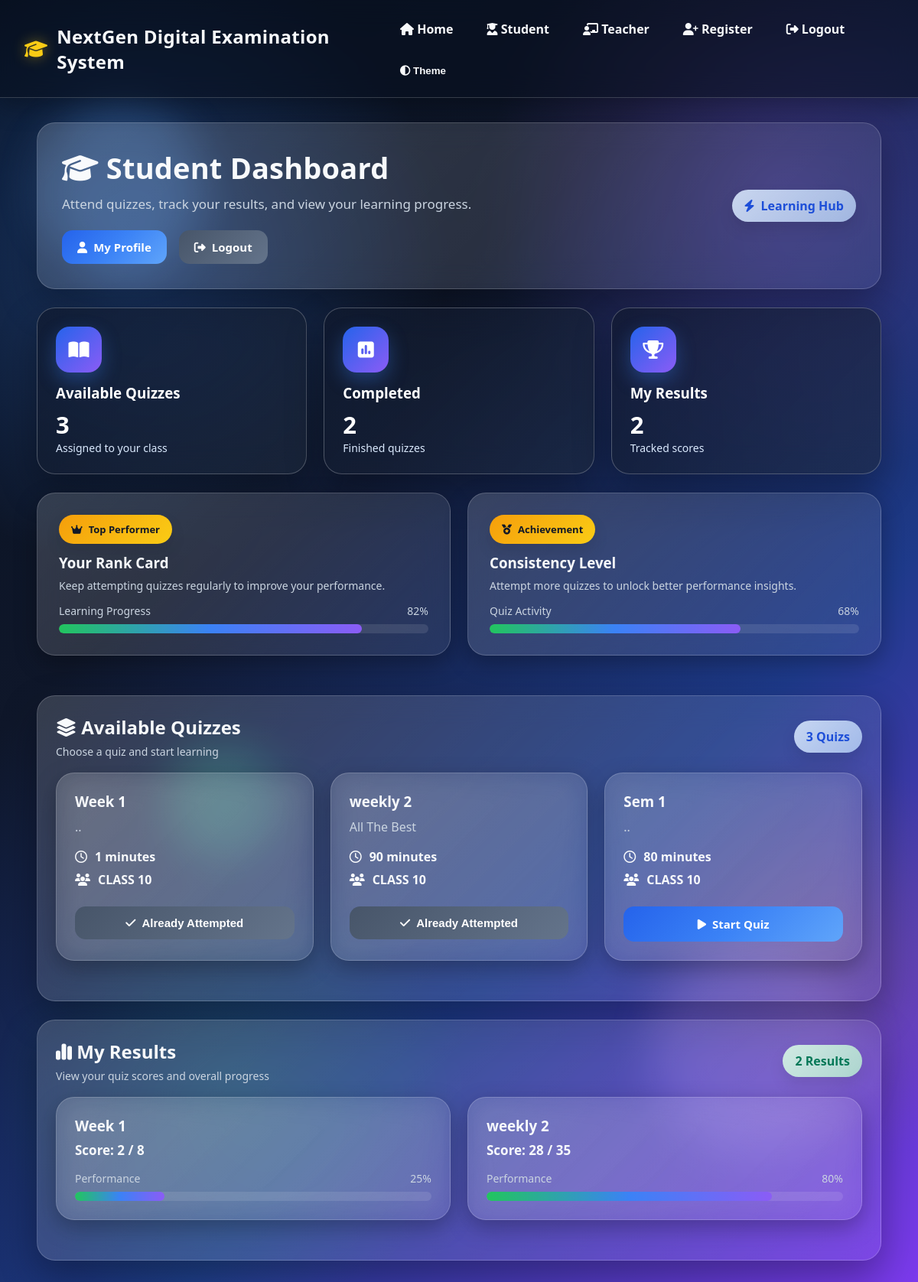
The page /student-dashboard/ (signed in) on the database its author committed.
### quiz/models.py (models this page shows, shortened)
class Quiz(models.Model):
    title = models.CharField(max_length=200)
    description = models.TextField()
    time_limit = models.IntegerField()
    target_class = models.ForeignKey(StudentClass, on_delete=models.CASCADE)

class StudentClass(models.Model):
    name = models.CharField(max_length=100)
    def __str__(self):
        return self.name

### quiz/views.py (the view)
# urls.py: path('student-dashboard/', views.student_dashboard_view, name='student-dashboard'),
@login_required
def student_dashboard_view(request):
    try:
        student_profile = StudentProfile.objects.get(user=request.user)
    except StudentProfile.DoesNotExist:
        return render(request, 'quiz/student_dashboard.html', {
            'quizzes': [],
            'scores': [],
            'score_data': [],
            'attempted_quiz_ids': [],
            'error': 'Your class is not assigned yet. Please contact admin.'
        })
    quizzes = Quiz.objects.filter(target_class=student_profile.student_class)
    scores = Score.objects.filter(student=request.user).select_related('quiz')
    attempts = QuizAttempt.objects.filter(student=request.user, completed=True)
    attempted_quiz_ids = [attempt.quiz.id for attempt in attempts]
    score_data = []
    for score in scores:
        questions = Question.objects.filter(quiz=score.quiz)
        total_marks = sum(q.marks for q in questions)
        percentage = 0
        if total_marks > 0:
            percentage = int((score.score / total_marks) * 100)
        score_data.append({
            'quiz': score.quiz,
            'score': score.score,
            'total_marks': total_marks,
            'percentage': percentage
        })
    return render(request, 'quiz/student_dashboard.html', {
        'quizzes': quizzes,
        'scores': scores,
        'score_data': score_data,
        'attempted_quiz_ids': attempted_quiz_ids
    })

### templates/quiz/student_dashboard.html (shortened to what this page needs)
{% extends 'quiz/base.html' %}
{% block content %}
<div class="student-dashboard">
    <div class="hero-card dashboard-hero">
        <div class="hero-content">
            <h1 class="dashboard-title">
                <i class="fa-solid fa-graduation-cap"></i> Student Dashboard
            </h1>
            <p class="subtitle">
                Attend quizzes, track your results, and view your learning progress.
            </p>
            <div style="margin-top: 15px; display: flex; gap: 10px; flex-wrap: wrap;">
                <a href="{% url 'student-profile' %}" class="btn btn-primary">
                    <i class="fa-solid fa-user"></i> My Profile
                </a>
                <a href="{% url 'logout' %}" class="btn btn-secondary">
                    <i class="fa-solid fa-right-from-bracket"></i> Logout
                </a>
            </div>
        </div>
        <div class="hero-badge">
            <i class="fa-solid fa-bolt"></i> Learning Hub
        </div>
    </div>
    <div class="stats-grid premium-stats">
        <div class="stat-card premium-card">
            <div class="stat-icon"><i class="fa-solid fa-book-open"></i></div>
            <h3>Available Quizzes</h3>
            <p class="big">{{ quizzes|length }}</p>
            <div class="small-text">Assigned to your class</div>
        </div>
        <div class="stat-card premium-card">
            <div class="stat-icon"><i class="fa-solid fa-square-poll-vertical"></i></div>
            <h3>Completed</h3>
            <p class="big">{{ attempted_quiz_ids|length }}</p>
            <div class="small-text">Finished quizzes</div>
        </div>
        <div class="stat-card premium-card">
            <div class="stat-icon"><i class="fa-solid fa-trophy"></i></div>
            <h3>My Results</h3>
            <p class="big">{{ scores|length }}</p>
            <div class="small-text">Tracked scores</div>
        </div>
    </div>
    <div class="rank-grid">
        <div class="rank-card premium-rank-card">
            <div class="rank-badge">
                <i class="fa-solid fa-crown"></i> Top Performer
            </div>
            <h3>Your Rank Card</h3>
            <p class="small-text rank-text">
                Keep attempting quizzes regularly to improve your performance.
            </p>
            <div class="progress-box">
                <div class="progress-label">
                    <span>Learning Progress</span>
                    <span>82%</span>
                </div>
                <div class="progress custom-progress">
                    <div class="progress-fill" style="width:82%;"></div>
                </div>
            </div>
        </div>
        <div class="rank-card premium-rank-card">
            <div class="rank-badge">
                <i class="fa-solid fa-medal"></i> Achievement
            </div>
            <h3>Consistency Level</h3>
            <p class="small-text rank-text">
                Attempt more quizzes to unlock better performance insights.
            </p>
            <div class="progress-box">
                <div class="progress-label">
                    <span>Quiz Activity</span>
                    <span>68%</span>
                </div>
                <div class="progress custom-progress">
                    <div class="progress-fill" style="width:68%;"></div>
                </div>
            </div>
        </div>
    </div>
    <div class="section-card premium-section">
        <div class="section-head">
            <div>
                <h2><i class="fa-solid fa-layer-group"></i> Available Quizzes</h2>
                <p class="small-text section-subtext">
                    Choose a quiz and start learning
                </p>
            </div>
            <div class="pill-badge">
                {{ quizzes|length }} Quiz{{ quizzes|length|pluralize }}
            </div>
        </div>
        {% if quizzes %}
        <div class="quiz-grid">
            {% for quiz in quizzes %}
            <div class="quiz-card premium-quiz-card">
                <h3>{{ quiz.title }}</h3>
                <p class="quiz-desc">{{ quiz.description }}</p>
                <div class="quiz-meta">
                    <div class="meta-item">
                        <i class="fa-regular fa-clock"></i>
                        {{ quiz.time_limit }} minutes
                    </div>
                    <div class="meta-item">
                        <i class="fa-solid fa-users"></i>
                        {{ quiz.target_class }}
                    </div>
                </div>
                {% if quiz.id in attempted_quiz_ids %}
                    <button class="btn btn-secondary action-btn" disabled>
                        <i class="fa-solid fa-check"></i> Already Attempted
                    </button>
                {% else %}
                    <a href="{% url 'take_quiz' quiz.id %}" class="btn btn-primary action-btn">
                        <i class="fa-solid fa-play"></i> Start Quiz
                    </a>
                {% endif %}
            </div>
            {% endfor %}
        </div>
        {% else %}
        <div class="empty-state">
            <i class="fa-solid fa-folder-open"></i>
            <h3>No quizzes available</h3>
            <p>No quizzes are available for your class right now.</p>
        </div>
        {% endif %}
    </div>
    <div class="section-card premium-section">
        <div class="section-head">
            <div>
                <h2><i class="fa-solid fa-chart-simple"></i> My Results</h2>
                <p class="small-text section-subtext">
                    View your quiz scores and overall progress
                </p>
            </div>
            <div class="pill-badge success-pill">
                {{ score_data|length }} Result{{ score_data|length|pluralize }}
            </div>
        </div>
        {% if score_data %}
        <div class="quiz-grid">
            {% for item in score_data %}
            <div class="quiz-card premium-score-card">
                <h3>{{ item.quiz.title }}</h3>
                <p class="score-text">
                    Score: {{ item.score }} / {{ item.total_marks }}
                </p>
                <div class="progress-box">
                    <div class="progress-label">
                        <span>Performance</span>
                        <span>{{ item.percentage }}%</span>
                    </div>
                    <div class="progress custom-progress">
                        <div class="progress-fill" style="width:{{ item.percentage }}%;"></div>
                    </div>
                </div>
            </div>
            {% endfor %}
        </div>
        {% else %}
        <div class="empty-state">
            <i class="fa-solid fa-chart-column"></i>
            <h3>No results yet</h3>
            <p>Attempt quizzes to see your scores and progress here.</p>
        </div>
        {% endif %}
    </div>
</div>
{% endblock %}

### templates/quiz/base.html (shortened to what this page needs)
{% load static %}
<!DOCTYPE html>
<html lang="en" data-theme="dark">
<head>
    <link rel="stylesheet" href="https://cdnjs.cloudflare.com/ajax/libs/font-awesome/6.6.0/css/all.min.css">
    <link rel="stylesheet" href="{% static 'quiz/style.css' %}">
</head>
<body>
    <div class="bg-bubble b1"></div>
    <div class="bg-bubble b2"></div>
    <div class="bg-bubble b3"></div>
    <nav class="navbar">
        <div class="brand">
            <i class="fa-solid fa-graduation-cap"></i>
            <span>NextGen Digital Examination System</span>
        </div>
        <div class="nav-links">
            <a href="{% url 'home' %}">
                <i class="fa-solid fa-house"></i> Home
            </a>
            <a href="{% url 'studentlogin' %}">
                <i class="fa-solid fa-user-graduate"></i> Student
            </a>
            <a href="{% url 'teacherlogin' %}">
                <i class="fa-solid fa-chalkboard-user"></i> Teacher
            </a>
            <a href="{% url 'register' %}">
                <i class="fa-solid fa-user-plus"></i> Register
            </a>
            {% if user.is_authenticated %}
                <a href="{% url 'logout' %}">
                    <i class="fa-solid fa-right-from-bracket"></i> Logout
                </a>
            {% endif %}
            <button class="theme-btn" type="button" onclick="toggleTheme()">
                <i class="fa-solid fa-circle-half-stroke"></i> Theme
            </button>
        </div>
    </nav>
    <main class="container">
        {% block content %}
        {% endblock %}
    </main>
</body>
</html>

### rows shown on the page
Quiz: title "Week 1", description "..", time_limit "1", target_class "CLASS 10", shows "Already Attempted", quiz "Week 1", score "2", total_marks "8", percentage "25"
Quiz: title "weekly 2", description "All The Best", time_limit "90", target_class "CLASS 10", shows "Already Attempted", quiz "weekly 2", score "28", total_marks "35", percentage "80"
Quiz: title "Sem 1", description "..", time_limit "80", target_class "CLASS 10", shows "Start Quiz"

### other values the page prints
{{ quizzes|length }} "3"
{{ attempted_quiz_ids|length }} "2"
{{ scores|length }} "2"
{{ score_data|length }} "2"
